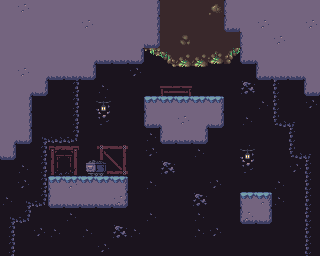

Tiled map render using the project's own tile images. Description and the whole map definition, tile-layer contents included, below:
An orthogonal 20x16 tile map with 16x16 px tiles, 3 tile layers (Background, Decorations, Collision), 3 tilesets.

<map version="1.8" tiledversion="1.8.5" orientation="orthogonal" renderorder="right-down" width="20" height="16" tilewidth="16" tileheight="16" infinite="0" nextlayerid="5" nextobjectid="1">
 <tileset firstgid="1" source="../tilesets/Terrain.tsx" />
 <tileset firstgid="727" source="../tilesets/Underground Mine.tsx" />
 <tileset firstgid="1027" source="../tilesets/Forest tiles.tsx" />
 <layer id="1" name="Background" width="20" height="16">
  <data encoding="csv">
778,778,778,778,778,778,778,778,778,778,778,778,778,778,778,778,778,778,778,778,
778,778,778,778,778,778,778,778,778,778,778,778,778,778,778,778,778,778,778,778,
778,778,778,778,778,778,778,778,778,778,778,778,778,778,778,778,778,778,778,778,
778,778,778,778,778,778,778,778,778,778,778,778,778,778,778,778,778,778,778,778,
778,778,778,778,778,778,778,778,771,778,778,778,778,778,778,778,778,778,778,778,
778,778,778,778,778,778,773,778,778,778,778,778,778,778,778,769,778,778,778,778,
778,778,778,778,778,778,778,778,778,778,778,778,778,778,778,778,773,778,778,771,
778,778,778,778,778,778,778,778,778,778,778,778,778,778,778,773,778,778,778,778,
778,778,778,778,778,778,778,778,778,773,778,778,778,778,778,778,778,778,778,778,
778,778,778,778,778,778,2684355443,2684355418,778,771,778,778,773,778,778,778,778,778,778,778,
778,773,778,778,778,778,2684355444,2684355419,778,778,769,778,778,778,778,778,778,778,771,778,
778,771,778,778,778,778,778,778,778,773,778,778,778,771,778,778,778,773,778,778,
773,778,778,778,778,778,778,778,778,778,778,778,769,778,778,778,778,773,778,778,
778,778,778,778,773,778,778,778,778,773,778,778,773,778,778,778,778,778,778,778,
778,778,771,773,778,773,778,769,773,778,778,778,773,771,778,778,778,778,778,778,
778,778,778,778,778,778,771,778,778,778,778,778,778,778,778,778,778,778,778,778
</data>
 </layer>
 <layer id="3" name="Decorations" width="20" height="16">
  <data encoding="csv">
0,0,0,0,0,0,0,0,0,0,1143,1143,1143,1067,0,0,0,0,0,0,
0,0,0,0,0,0,0,0,0,1143,1143,1143,1143,1143,1143,0,0,0,0,0,
0,0,0,0,0,0,0,0,0,1082,1143,1110,1143,1143,1143,1143,1143,0,0,0,
0,0,0,0,0,0,0,0,0,1100,1146,1147,1147,1126,1084,0,0,0,0,0,
0,0,0,0,0,0,0,0,0,0,1162,1163,1163,0,0,0,0,0,0,0,
0,0,0,0,0,0,0,0,0,0,828,829,0,0,0,0,0,0,0,0,
0,0,0,0,0,0,922,0,0,0,0,0,0,0,0,0,0,0,0,0,
0,0,0,0,0,0,947,0,0,0,0,0,0,0,0,0,0,0,0,0,
0,0,0,0,0,0,0,0,0,0,0,0,0,0,0,0,0,0,0,0,
0,0,0,914,915,0,0,0,0,0,0,0,0,0,0,922,0,0,0,0,
0,0,0,939,940,984,985,0,0,0,0,0,0,0,0,947,0,0,0,0,
0,0,0,0,0,0,0,0,0,0,0,0,0,0,0,0,0,0,0,0,
0,0,0,0,0,0,0,0,0,0,0,0,0,0,0,0,0,0,0,0,
0,0,0,0,0,0,0,0,0,0,0,0,0,0,0,0,0,0,0,0,
0,0,0,0,0,0,0,0,0,0,0,0,0,0,0,0,0,0,0,0,
0,0,0,0,0,0,0,0,0,0,0,0,0,0,0,0,0,0,0,0
</data>
 </layer>
 <layer id="2" name="Collision" width="20" height="16">
  <data encoding="csv">
101,109,101,101,101,101,101,101,101,171,0,0,0,0,170,101,101,101,101,101,
101,101,101,101,101,109,101,101,101,171,0,0,0,0,269,101,109,101,101,109,
101,101,101,101,101,101,101,101,101,270,0,0,0,0,0,170,101,109,101,101,
101,101,101,101,101,237,238,238,270,0,0,0,0,0,0,269,236,101,101,101,
101,109,237,238,238,270,0,0,0,0,0,0,0,0,0,0,269,235,235,236,
101,237,270,0,846,0,0,0,0,0,0,0,0,0,0,0,0,844,0,234,
101,171,0,0,846,0,0,0,0,201,202,202,202,206,0,0,0,844,0,0,
101,171,0,0,846,0,0,0,0,234,236,109,237,239,0,0,0,869,825,0,
237,270,823,870,871,0,0,0,0,267,269,238,270,0,0,0,0,0,844,0,
270,0,846,0,0,0,0,0,0,0,0,0,0,0,0,0,0,0,869,825,
0,0,846,0,0,0,0,0,0,0,0,0,0,0,0,0,0,0,0,844,
0,0,846,201,210,205,205,206,0,0,0,0,0,0,0,0,0,0,0,844,
0,823,871,234,235,238,238,247,0,0,0,0,0,0,0,435,214,0,0,844,
823,871,0,0,0,0,0,0,0,0,0,0,0,0,0,476,469,0,0,844,
846,0,0,0,0,0,0,0,0,0,0,0,0,0,0,0,0,0,0,844,
846,0,0,0,0,0,0,0,0,0,0,0,0,0,0,0,0,0,0,844
</data>
 </layer>
</map>
